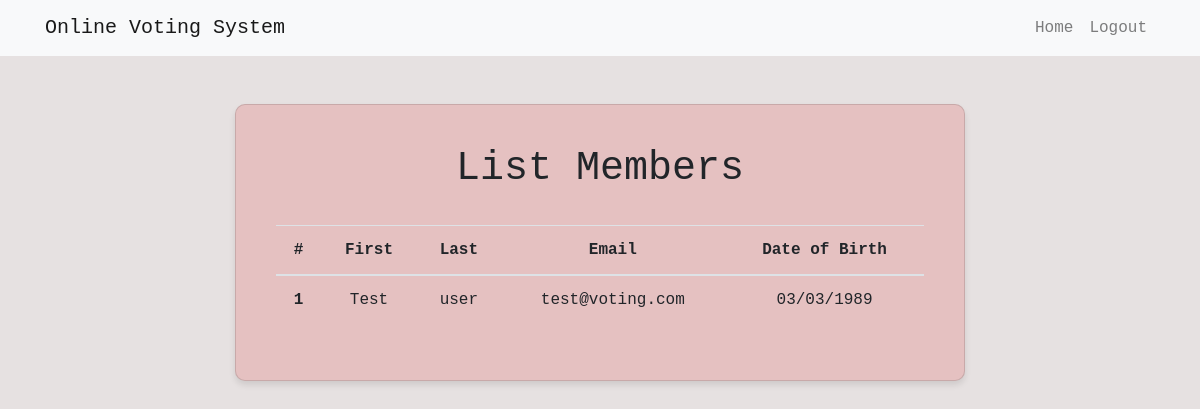
/accounts/customuser-list/ (signed in), run on an earlier commit of the app's database.
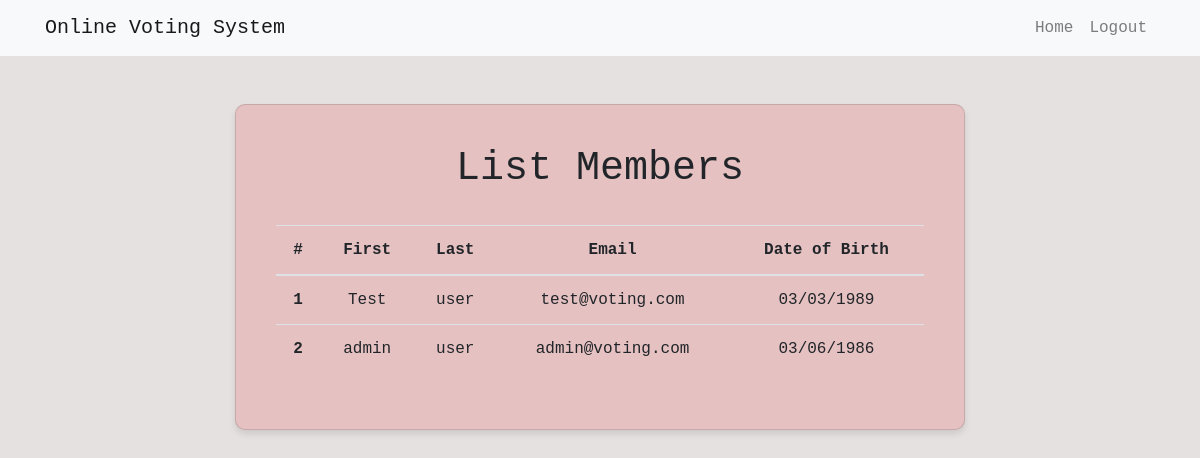
And on a later commit of the database.
### accounts/models.py (models this page shows)
class CustomUser(AbstractUser):
    ROLE_CHOICES = [
        ('voter', 'Voter'),
        ('admin', 'Admin'),
    ]
    role = models.CharField(max_length=20, choices=ROLE_CHOICES, default='voter')
    ird_number = models.CharField(max_length=30, default='')  # Add the IRD number field
    first_name = models.CharField(max_length=30, default='' )
    last_name = models.CharField(max_length=30, default='')
    phone = models.CharField(max_length=15, default='')
    dob = models.DateField(null=True)
    groups = models.ManyToManyField(Group, related_name='custom_user_set')
    user_permissions = models.ManyToManyField(Permission, related_name='custom_user_set')

### accounts/views.py (the view)
# urls.py: path('customuser-list/', views.customuser_list, name='customuser_list'),
@login_required
def customuser_list(request):
    users = CustomUser.objects.all()
    return render(request, 'accounts/customuser_list.html', {'users': users})

### accounts/templates/accounts/customuser_list.html (shortened to what this page needs)
{% load static %}
<!DOCTYPE html>
<html>
<head>
	<link rel="stylesheet" type="text/css" href="{% static 'evoting/css/opensans-font.css' %}">
	<link rel="stylesheet" type="text/css" href="{% static 'evoting/css/bootstrap.css' %}">
	<link rel="stylesheet" type="text/css" href="{% static 'evoting/css/jquery-ui.min.css' %}">
    <link rel="stylesheet" href="{% static 'evoting/css/style.css'%}"/>
</head>
<body>
    <nav class="navbar navbar-expand-lg navbar-light bg-light">
        <div class="container">
            <a class="navbar-brand" href="#">Online Voting System</a>
            <div class="collapse navbar-collapse" id="navbarNav">
                <ul class="navbar-nav ml-auto">
                    <li class="nav-item">
                        <a class="nav-link" href="{% url 'profile' %}">Home</a>
                    </li>
                    <li class="nav-item">
                        <a class="nav-link" href="{% url 'logout' %}">Logout</a>
                    </li>
                </ul>
            </div>
        </div>
    </nav>
    <div class="container mt-5">
        <div class="row justify-content-center">
            <div class="col-md-8 ">
                <div class="card custom-card">
                    <div class="card-body">
                        <div class="row">
                            <div class="col-md-12 text-center">
                                <h1>List Members</h1>
                                <br/>
                                <table class="table">
                                    <thead>
                                      <tr>
                                        <th scope="col">#</th>
                                        <th scope="col">First</th>
                                        <th scope="col">Last</th>
                                        <th scope="col">Email</th>
                                        <th scope="col">Date of Birth</th>
                                      </tr>
                                    </thead>
                                    <tbody>
                                        {% for user in users %}
                                      <tr>
                                        <th scope="row">{{ forloop.counter }}</th>
                                        <td>{{user.first_name}}</td>
                                        <td>{{user.last_name}}</td>
                                        <td>{{user.email}}</td>
                                        <td>{{ user.dob|date:"d/m/Y" }}</td>
                                      </tr>
                                      {% endfor %}
                                    </tbody>
                                  </table>
                            </div>
                        </div>
                    </div>
                </div>
            </div>
        </div>
    </div>
</body>
</html>

### accounts/static/evoting/css/style.css (style rules this page uses)
.custom-card { background-color: #e5c1c1; border-radius: 10px; padding: 20px; box-shadow: 0 4px 6px rgba(0, 0, 0, 0.1); }

What changed in the data, as far as the page shows it:
added CustomUser: first_name "admin", last_name "user", email "admin@voting.com", dob "03/06/1986"
